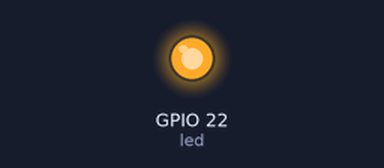
The program below on a simulated ESP32 board running MicroPython. On the bench: output pins drawn as LEDs (lit = HIGH).

Above: at 1.3 s.
At 4.3 s:
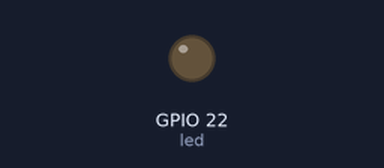
Timing chart, 0 to 7.3 s (numbered marks = the images above):
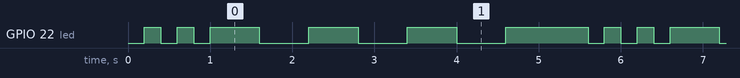

The program:

04_02_sos_function.py
```python
from machine import Pin, Signal
from time import sleep

led = Signal(22, Pin.OUT, invert=True)

def blink(times, delay):
    for x in range(1, times+1):
        led.on()
        sleep(delay)
        led.off()
        sleep(delay)

while True:
    blink(3, 0.2) # blink 3 times fast (S)
    sleep(0.4)
    blink(3, 0.6) # blink 3 times slow (O)
    sleep(0.4)
```

Measured:
- by itself, GPIO 22 (led): repeats every 5.6 s: LOW 0.20 s, HIGH 0.20 s, LOW 0.20 s, 3 × (HIGH 0.60 s, LOW 0.60 s), HIGH 1.0 s, LOW 0.20 s, HIGH 0.20 s
- by itself, everything shown: repeats every 5.6 s, in 12 steps
